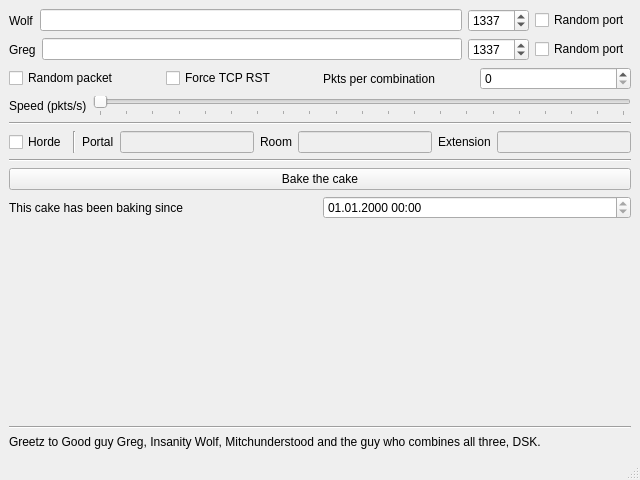
<?xml version="1.0" encoding="UTF-8"?>
<ui version="4.0">
 <class>GGlaRDDOS</class>
 <widget class="QMainWindow" name="GGlaRDDOS">
  <property name="geometry">
   <rect>
    <x>0</x>
    <y>0</y>
    <width>640</width>
    <height>480</height>
   </rect>
  </property>
  <property name="cursor">
   <cursorShape>CrossCursor</cursorShape>
  </property>
  <property name="windowTitle">
   <string>GLaRDDOS</string>
  </property>
  <property name="windowIcon">
   <iconset>
    <normaloff>portal.jpg</normaloff>portal.jpg</iconset>
  </property>
  <widget class="QWidget" name="centralwidget">
   <layout class="QVBoxLayout" name="verticalLayout_4">
    <item>
     <layout class="QVBoxLayout" name="verticalLayout_3">
      <item>
       <layout class="QVBoxLayout" name="verticalLayout_2">
        <item>
         <layout class="QVBoxLayout" name="verticalLayout">
          <item>
           <layout class="QHBoxLayout" name="horizontalLayout">
            <item>
             <widget class="QLabel" name="label_Wolf">
              <property name="toolTip">
               <string extracomment="Insanity Wolf"/>
              </property>
              <property name="text">
               <string>Wolf</string>
              </property>
              <property name="buddy">
               <cstring>lineEdit_Wolf</cstring>
              </property>
             </widget>
            </item>
            <item>
             <widget class="QLineEdit" name="lineEdit_Wolf">
              <property name="toolTip">
               <string extracomment="Targets"/>
              </property>
             </widget>
            </item>
            <item>
             <widget class="QSpinBox" name="spinBox_Wolf">
              <property name="minimum">
               <number>1</number>
              </property>
              <property name="maximum">
               <number>65535</number>
              </property>
              <property name="value">
               <number>1337</number>
              </property>
             </widget>
            </item>
            <item>
             <widget class="QCheckBox" name="checkBox_Wolf">
              <property name="text">
               <string>Random port</string>
              </property>
             </widget>
            </item>
           </layout>
          </item>
          <item>
           <layout class="QHBoxLayout" name="horizontalLayout_2">
            <item>
             <widget class="QLabel" name="label_Greg">
              <property name="toolTip">
               <string extracomment="Good Guy Greg!"/>
              </property>
              <property name="text">
               <string>Greg</string>
              </property>
              <property name="buddy">
               <cstring>lineEdit_Greg</cstring>
              </property>
             </widget>
            </item>
            <item>
             <widget class="QLineEdit" name="lineEdit_Greg">
              <property name="toolTip">
               <string comment="Source IPs"/>
              </property>
              <property name="statusTip">
               <string/>
              </property>
              <property name="accessibleName">
               <string/>
              </property>
              <property name="accessibleDescription">
               <string/>
              </property>
             </widget>
            </item>
            <item>
             <widget class="QSpinBox" name="spinBox_Greg">
              <property name="minimum">
               <number>1</number>
              </property>
              <property name="maximum">
               <number>65535</number>
              </property>
              <property name="value">
               <number>1337</number>
              </property>
             </widget>
            </item>
            <item>
             <widget class="QCheckBox" name="checkBox_Greg">
              <property name="text">
               <string>Random port</string>
              </property>
             </widget>
            </item>
           </layout>
          </item>
         </layout>
        </item>
        <item>
         <layout class="QHBoxLayout" name="horizontalLayout_3">
          <item>
           <widget class="QCheckBox" name="checkBox_RdPkt">
            <property name="text">
             <string>Random packet</string>
            </property>
           </widget>
          </item>
          <item>
           <widget class="QCheckBox" name="checkBox_fRST">
            <property name="text">
             <string>Force TCP RST</string>
            </property>
           </widget>
          </item>
          <item>
           <widget class="QLabel" name="label_maxPkts">
            <property name="text">
             <string>Pkts per combination</string>
            </property>
            <property name="buddy">
             <cstring>spinBox_maxPkts</cstring>
            </property>
           </widget>
          </item>
          <item>
           <widget class="QSpinBox" name="spinBox_maxPkts">
            <property name="toolTip">
             <string extracomment="Packets to be sent per Wolf &amp; Greg combination"/>
            </property>
           </widget>
          </item>
         </layout>
        </item>
        <item>
         <layout class="QHBoxLayout" name="horizontalLayout_5">
          <item>
           <widget class="QLabel" name="label_Speed">
            <property name="text">
             <string>Speed (pkts/s)</string>
            </property>
            <property name="buddy">
             <cstring>horizontalSlider_Speed</cstring>
            </property>
           </widget>
          </item>
          <item>
           <widget class="QSlider" name="horizontalSlider_Speed">
            <property name="minimum">
             <number>1</number>
            </property>
            <property name="maximum">
             <number>1000</number>
            </property>
            <property name="pageStep">
             <number>100</number>
            </property>
            <property name="sliderPosition">
             <number>1</number>
            </property>
            <property name="orientation">
             <enum>Qt::Horizontal</enum>
            </property>
            <property name="tickPosition">
             <enum>QSlider::TicksBelow</enum>
            </property>
            <property name="tickInterval">
             <number>50</number>
            </property>
           </widget>
          </item>
         </layout>
        </item>
        <item>
         <widget class="Line" name="line_2">
          <property name="orientation">
           <enum>Qt::Horizontal</enum>
          </property>
         </widget>
        </item>
        <item>
         <layout class="QHBoxLayout" name="horizontalLayout_4">
          <item>
           <widget class="QCheckBox" name="checkBox_Horde">
            <property name="text">
             <string>Horde</string>
            </property>
           </widget>
          </item>
          <item>
           <widget class="Line" name="line">
            <property name="orientation">
             <enum>Qt::Vertical</enum>
            </property>
           </widget>
          </item>
          <item>
           <widget class="QLabel" name="label_Portal">
            <property name="text">
             <string>Portal</string>
            </property>
            <property name="buddy">
             <cstring>lineEdit_Portal</cstring>
            </property>
           </widget>
          </item>
          <item>
           <widget class="QLineEdit" name="lineEdit_Portal">
            <property name="enabled">
             <bool>false</bool>
            </property>
           </widget>
          </item>
          <item>
           <widget class="QLabel" name="label_Room">
            <property name="text">
             <string>Room</string>
            </property>
            <property name="buddy">
             <cstring>lineEdit_Room</cstring>
            </property>
           </widget>
          </item>
          <item>
           <widget class="QLineEdit" name="lineEdit_Room">
            <property name="enabled">
             <bool>false</bool>
            </property>
           </widget>
          </item>
          <item>
           <widget class="QLabel" name="label_Extension">
            <property name="text">
             <string>Extension</string>
            </property>
            <property name="buddy">
             <cstring>lineEdit_Extension</cstring>
            </property>
           </widget>
          </item>
          <item>
           <widget class="QLineEdit" name="lineEdit_Extension">
            <property name="enabled">
             <bool>false</bool>
            </property>
           </widget>
          </item>
         </layout>
        </item>
       </layout>
      </item>
      <item>
       <widget class="Line" name="line_3">
        <property name="orientation">
         <enum>Qt::Horizontal</enum>
        </property>
       </widget>
      </item>
      <item>
       <widget class="QPushButton" name="pushButton_cake">
        <property name="text">
         <string>Bake the cake</string>
        </property>
       </widget>
      </item>
     </layout>
    </item>
    <item>
     <layout class="QHBoxLayout" name="horizontalLayout_6">
      <item>
       <widget class="QLabel" name="label_2">
        <property name="text">
         <string>This cake has been baking since</string>
        </property>
       </widget>
      </item>
      <item>
       <widget class="QDateTimeEdit" name="dateTimeEdit">
        <property name="readOnly">
         <bool>true</bool>
        </property>
        <property name="displayFormat">
         <string>dd.MM.yyyy hh:mm</string>
        </property>
       </widget>
      </item>
     </layout>
    </item>
    <item>
     <spacer name="verticalSpacer">
      <property name="orientation">
       <enum>Qt::Vertical</enum>
      </property>
      <property name="sizeHint" stdset="0">
       <size>
        <width>20</width>
        <height>40</height>
       </size>
      </property>
     </spacer>
    </item>
    <item>
     <widget class="Line" name="line_4">
      <property name="orientation">
       <enum>Qt::Horizontal</enum>
      </property>
     </widget>
    </item>
    <item>
     <widget class="QLabel" name="label">
      <property name="text">
       <string>Greetz to Good guy Greg, Insanity Wolf, Mitchunderstood and the guy who combines all three, DSK.</string>
      </property>
     </widget>
    </item>
   </layout>
  </widget>
  <widget class="QMenuBar" name="menubar">
   <property name="geometry">
    <rect>
     <x>0</x>
     <y>0</y>
     <width>640</width>
     <height>22</height>
    </rect>
   </property>
  </widget>
  <widget class="QStatusBar" name="statusbar"/>
 </widget>
 <tabstops>
  <tabstop>lineEdit_Wolf</tabstop>
  <tabstop>lineEdit_Greg</tabstop>
  <tabstop>spinBox_Wolf</tabstop>
  <tabstop>spinBox_Greg</tabstop>
  <tabstop>checkBox_Wolf</tabstop>
  <tabstop>checkBox_Greg</tabstop>
  <tabstop>checkBox_RdPkt</tabstop>
  <tabstop>checkBox_fRST</tabstop>
  <tabstop>spinBox_maxPkts</tabstop>
  <tabstop>horizontalSlider_Speed</tabstop>
  <tabstop>pushButton_cake</tabstop>
  <tabstop>checkBox_Horde</tabstop>
  <tabstop>lineEdit_Portal</tabstop>
  <tabstop>lineEdit_Room</tabstop>
  <tabstop>lineEdit_Extension</tabstop>
  <tabstop>dateTimeEdit</tabstop>
 </tabstops>
 <resources/>
 <connections/>
</ui>
